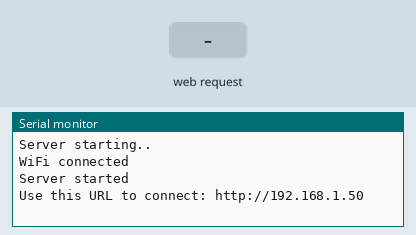
Recording of a sketch running on a simulated ESP8266 (NodeMCU). Parts: the last lines printed to the serial monitor. The inputs (shaded band) are chosen by the test bench. WiFi joins after 1.5 s; servers stay silent unless stated.

Above: at 2.7 s.
2.8 s: HTTP request GET /LED=ON received
At 3.9 s:
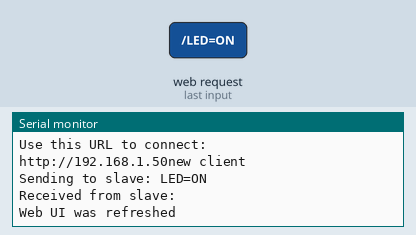
4.3 s: HTTP request GET /LED=OFF received
At 4.53 s:
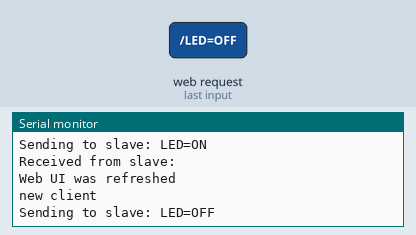
5.8 s: HTTP request GET /LED=OFF received
At 6.03 s:
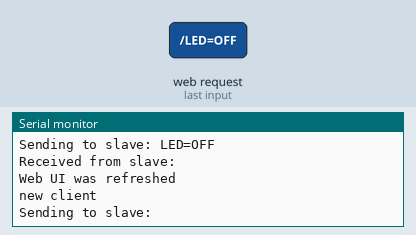

The sketch:

node_spi_master.ino
```cpp
#include <SPI.h>
#include <ESP8266WiFi.h>
#include <string.h>

#define MSG_SIZE 100

const char *ssid = "<your wifi SSID>";
const char *password = "<your wifi password>";
char responseMsg[MSG_SIZE+1];
char requestMsg[MSG_SIZE+1];

bool isLedOn;
bool isLedChanged;

WiFiServer server(80);

SPISettings spi_settings(100000, MSBFIRST, SPI_MODE0);
//100 kHz legyen a sebesseg, a Node tud 80MHzt de az Arduino csak 16MHzt

void setRequestMsg(char msg[MSG_SIZE])
{
  // biztos ami biztos, lenullazzuk a request buffert
  strncpy(requestMsg, msg, MSG_SIZE);
}

void showUI(WiFiClient client)
{
  // HTML weboldal megjelenitese
  client.println("HTTP/1.1 200 OK");
  client.println("Content-Type: text/html");
  client.println("");
  client.println("<!DOCTYPE HTML>");
  client.println("<html>");

  client.print("Led is now: ");

  if (isLedOn)
  {
    client.print("On");
  }
  else
  {
    client.print("Off");
  }
  client.println("<br><br>");
  client.println(responseMsg);
  client.println("<br><br>");

  client.println("<a href=\"/LED=ON\"\"><button>On</button></a>");
  client.println("<a href=\"/LED=OFF\"\"><button>Off</button></a><br />");
  client.println("</html>");

  Serial.println("Web UI was refreshed");
  delay(1);
}

void checkButtonPressed(String request)
{
  // Ellenorizzuk, hogy a user milyen gombot nyomott meg
  if (request.indexOf("/LED=ON") != -1)
  {
    isLedChanged = isLedOn == false;
    isLedOn = true;
  }
  else if (request.indexOf("/LED=OFF") != -1)
  {
    isLedChanged = isLedOn == true;
    isLedOn = false;
  }
  else
  {
    isLedChanged = false;
  }
}

void writeToSlave()
{
  // Elkuldjuk a parancsot az Arduinonak
  Serial.print("Sending to slave: ");
  Serial.println(requestMsg);

  for (int i = 0; i < MSG_SIZE; i++)
  {
    responseMsg[i] = i < strlen(requestMsg)
      ? SPI.transfer(requestMsg[i])
      : SPI.transfer(' ');
    delay(1);
  }
  delay(100);

  setRequestMsg("");
}

void readFromSlave()
{
  // Fogadjuk az uzenetet az Arduinotol
  for(int i=0; i<MSG_SIZE; i++)
  {
    responseMsg[i] = SPI.transfer(' ');
    delay(1);
  }

  Serial.print("Received from slave: ");
  Serial.println(responseMsg);
}

void handleAction()
{
  // Ha van parancs modosulas, akkor beallitjuk
  // Ez lesz majd elkuldve az Arduinonak
  if(isLedChanged)
  {
    if (isLedOn)
    {
      setRequestMsg("LED=ON");
    }
    else
    {
      setRequestMsg("LED=OFF");
    }
  }
}

void setup()
{
  isLedOn = false;
  isLedChanged = false;

  Serial.begin(9600);
  SPI.begin();
  Serial.print("Server starting..");
  WiFi.begin(ssid, password);
  while (WiFi.status() != WL_CONNECTED)
  {
    delay(1);
  }
  Serial.println("");
  Serial.println("WiFi connected");

  // Start the server
  server.begin();
  Serial.println("Server started");

  // Print the IP address
  Serial.print("Use this URL to connect: http://");
  Serial.print(WiFi.localIP());
}

void loop()
{
  WiFiClient client = server.available();

  if (client)
  {
    Serial.println("new client");
    bool isClientAvailable = client.available();
    while (!isClientAvailable)
    {
      isClientAvailable = client.available();
      delay(1);
    }

    String request = client.readStringUntil('\r');
    checkButtonPressed(request);
    handleAction();

    // Kuldes utan egybol fogadunk uzenetet
    SPI.beginTransaction(spi_settings);
    writeToSlave();
    readFromSlave();
    SPI.endTransaction();

    // Uzenet megjelenitese a weboldalon
    client.flush();
    showUI(client);
  }

  delay(100);
}
```

Measured:
- after the input at 2.8 s, the serial monitor: prints a new line at once (image 1)
- after the input at 4.3 s, the serial monitor: prints a new line at once (image 2)
- after the input at 5.8 s, the serial monitor: prints a new line at once (image 3)
